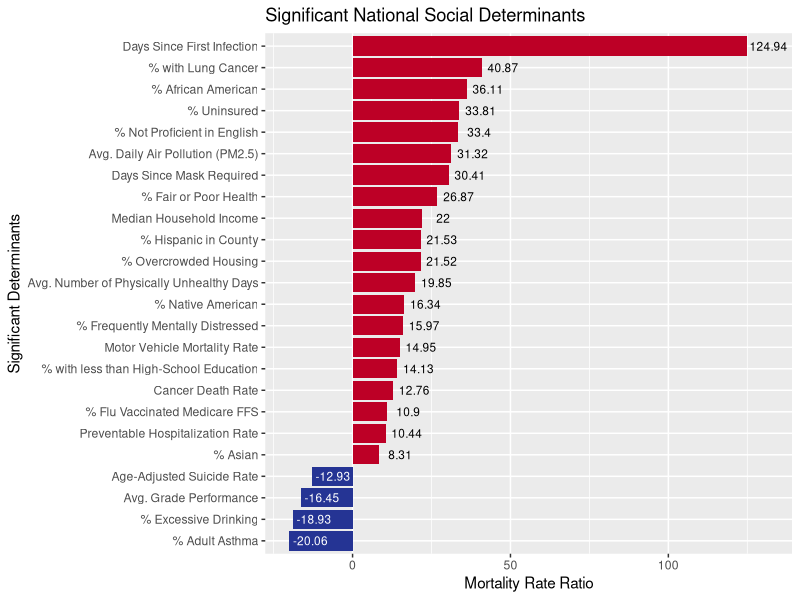
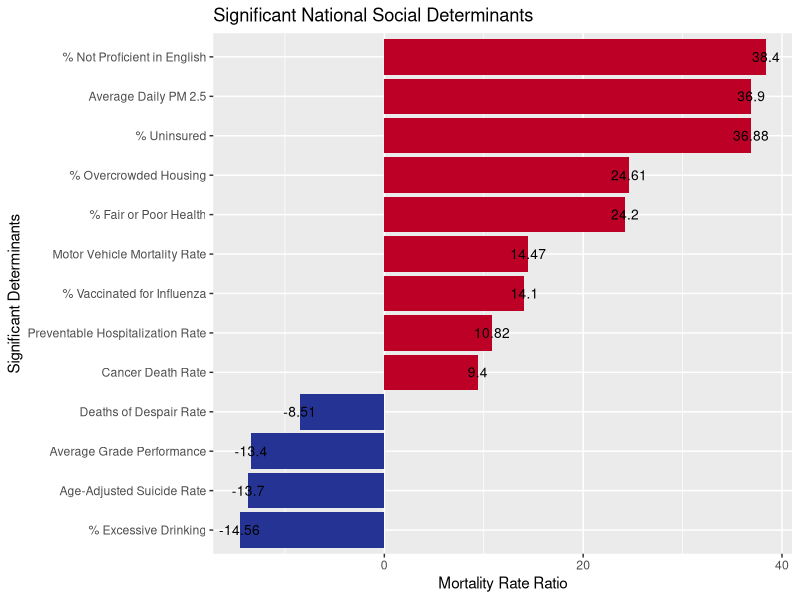
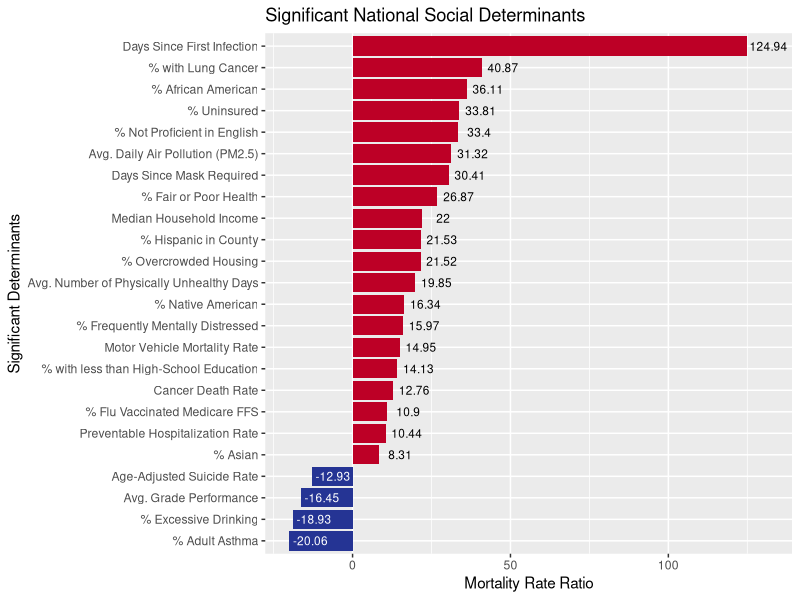

Generate these figures, in order, with R: (Note: this script raises an error after producing the figures.)
## ---- chunk 1
library(ggplot2)

#Avg. Daily Air Pollution (PM2.5)
#% Flu Vaccinated Medicare FFS

#create data frame with information from Table 2 of the paper
#Social_Determinants = siginificant national determinants
#Mortality_Rate_Ratio = % increase in COVID-19 mortality rate per standard deviation increase of coefficient
national.determinants <- data.frame(Social_Determinants  = c("Days Since First Infection", "% with Lung Cancer","% African American","Days Since Mask Required","Median Household Income","% Hispanic in County", "% Native American", "% with less than High-School Education" , "% Asian", "% Adult Asthma","% Uninsured","% Not Proficient in English", "Avg. Daily Air Pollution (PM2.5)", "% Fair or Poor Health", "% Overcrowded Housing", "Avg. Number of Physically Unhealthy Days","% Frequently Mentally Distressed","Motor Vehicle Mortality Rate", "Cancer Death Rate","% Flu Vaccinated Medicare FFS","Preventable Hospitalization Rate","Age-Adjusted Suicide Rate","Avg. Grade Performance","% Excessive Drinking"),
                                       Mortality_Rate_Ratio = c("124.94","40.87","36.11","30.41","22.00","21.53","16.34","14.13","8.31","-20.06","33.81","33.40","31.32","26.87","21.52","19.85","15.97","14.95","12.76","10.90","10.44","-12.93","-16.45","-18.93"))

#changes column Mortality_Rate_Ratio from character to numeric
national.determinants$Mortality_Rate_Ratio <- as.numeric(as.character(national.determinants$Mortality_Rate_Ratio))

#graph that does not order them in increasing order
#ggplot(national.determinants, aes(x=Social_Determinants, y=Mortality_Rate_Ratio)) + 
#  ggtitle("Significant National Social Determinants")+
#  xlab("Significant Determinants") +
#  ylab("Mortality Rate Ratio") +
#  geom_bar(stat = "identity")+ 
#  coord_flip()

#changes the order in which Social_Determinants appear
#highest to lowest value
national.determinants$Social_Determinants <- factor(national.determinants$Social_Determinants, levels = national.determinants$Social_Determinants[order(national.determinants$Mortality_Rate_Ratio)])

#graph of national determinants
#red = destructive determinant
#blue = protective determinant
# ggplot(national.determinants, aes(x=Social_Determinants, y=Mortality_Rate_Ratio)) + 
#   ggtitle("Significant National Social Determinants")+
#   xlab("Significant Determinants") +
#   ylab("Mortality Rate Ratio") +
#   geom_bar(stat = "identity",aes(fill = Mortality_Rate_Ratio<0)) + 
#   coord_flip() +
#   geom_text(aes(label=Mortality_Rate_Ratio), vjust=0.5,color="black", size=3.5) +
#   theme(legend.position='none') +
#   scale_fill_manual(values = c("#bd0026", "#253494")) 
 
 ggplot(national.determinants, aes(x=Social_Determinants, y=Mortality_Rate_Ratio)) +
   ggtitle("Significant National Social Determinants")+
   xlab("Significant Determinants") +
   ylab("Mortality Rate Ratio") +
   geom_bar(stat = "identity",aes(fill=Mortality_Rate_Ratio<0)) +
   coord_flip()+
   theme(legend.position='none')+
   scale_fill_manual(values = c("#bd0026", "#253494"))+
   geom_text(aes(label=Mortality_Rate_Ratio, colour =Mortality_Rate_Ratio <0), vjust=0.5, size=3, nudge_y = 6.75)+
   scale_colour_manual(values=c("#000000","#FFFFFF"))

#scale_color_manual(values = c("#c35442", "#2b517f"))

 
 
ggsave("determinants_coefficients.png")
## ---- chunk 2
library(ggplot2)

#create data frame with information from Table 2 of the paper
#Social_Determinants = siginificant national determinants
#Mortality_Rate_Ratio = % increase in COVID-19 mortality rate per standard deviation increase of coefficient
national.determinants <- data.frame(Social_Determinants  = c("% Not Proficient in English","Average Daily PM 2.5","% Uninsured","% Overcrowded Housing","% Fair or Poor Health","Motor Vehicle Mortality Rate","% Vaccinated for Influenza","Preventable Hospitalization Rate","Cancer Death Rate","Deaths of Despair Rate","Average Grade Performance","Age-Adjusted Suicide Rate","% Excessive Drinking"),
                                       Mortality_Rate_Ratio = c("38.40","36.90","36.88","24.61","24.20","14.47","14.10","10.82","9.40","-8.51","-13.4","-13.7","-14.56"))

#changes column Mortality_Rate_Ratio from character to numeric
national.determinants$Mortality_Rate_Ratio <- as.numeric(as.character(national.determinants$Mortality_Rate_Ratio))

#graph that does not order them in increasing order
#ggplot(national.determinants, aes(x=Social_Determinants, y=Mortality_Rate_Ratio)) + 
#  ggtitle("Significant National Social Determinants")+
#  xlab("Significant Determinants") +
#  ylab("Mortality Rate Ratio") +
#  geom_bar(stat = "identity")+ 
#  coord_flip()

#changes the order in which Social_Determinants appear
#highest to lowest value
national.determinants$Social_Determinants <- factor(national.determinants$Social_Determinants, levels = national.determinants$Social_Determinants[order(national.determinants$Mortality_Rate_Ratio)])

#graph but determinants' names overlap
#ggplot(national.determinants, aes(x=Social_Determinants, y=Mortality_Rate_Ratio)) + 
#  ggtitle("Significant National Social Determinants")+
#  xlab("Significant Determinants") +
#  ylab("Mortality Rate Ratio") +
#  geom_bar(stat = "identity")+ 
#  geom_text(aes(label=Mortality_Rate_Ratio), vjust=-0.3, size=3.5)

#graph of national determinants
#red = destructive determinant
#blue = protective determinant
ggplot(national.determinants, aes(x=Social_Determinants, y=Mortality_Rate_Ratio)) + 
  ggtitle("Significant National Social Determinants")+
  xlab("Significant Determinants") +
  ylab("Mortality Rate Ratio") +
  geom_bar(stat = "identity",aes(fill = Mortality_Rate_Ratio<0)) + 
  coord_flip() +
  geom_text(aes(label=Mortality_Rate_Ratio), vjust=0.5,color="black", size=3.5) +
  theme(legend.position='none') +
  scale_fill_manual(values = c("#bd0026", "#253494")) 
 
ggplot(GWAS_data, aes(x=Row.names, y=MRRX100)) +
   ggtitle("Significant National Social Determinants")+
   xlab("Significant Determinants") +
   ylab("Mortality Rate Ratio") +
   geom_bar(stat = "identity",aes(fill=MRRX100<0)) +
   coord_flip()+
   theme(legend.position='none')+
   scale_fill_manual(values = c("#bd0026", "#253494"))+
   geom_text(aes(label=MRRX100_round, colour =MRRX100 <0), vjust=0.5, size=3.5, nudge_y = 3)+
   scale_colour_manual(values=c("#000000","#FFFFFF"))


#scale_color_manual(values = c("#c35442", "#2b517f"))

ggsave("national_determinants.png")
## ---- chunk 3
library(ggplot2)

#create data frame with information from Table 1 of the paper
#Coefficientsdf = siginificant national coefficients from a high-risk control model
#Mortality_Rate_Ratio = % increase in COVID-19 mortality rate per standard deviation increase of coefficient
national.coefficients <- data.frame(Coefficientsdf  = c("Days Since First Infection", "% with Lung Cancer","% African American","Days Since Mask Required","Median Household Income","% Hispanic in County", "% Native American", "% with less than High-School Education" , "% Asian", "% Adult Asthma"),
                                       Mortality_Rate_Ratio = c("124.94","40.87","36.11","30.41","22.00","21.53","16.34","14.13","8.31","-20.06")) 

#changes column Mortality_Rate_Ratio from character to numeric
national.coefficients$Mortality_Rate_Ratio <- as.numeric(as.character(national.coefficients$Mortality_Rate_Ratio))

#changes the order in which Coefficientsdf appear
#highest to lowest value
national.coefficients$Coefficientsdf <- factor(national.coefficients$Coefficientsdf, levels = national.coefficients$Coefficientsdf[order(national.coefficients$Mortality_Rate_Ratio)])

#graph of national coefficients
#red = destructive determinant
#blue = protective determinant
# ggplot(national.coefficients, aes(x=Coefficientsdf , y=Mortality_Rate_Ratio)) + 
#   ggtitle("Significant National Coefficients")+
#   xlab("Significant Coefficients") +
#   ylab("Mortality Rate Ratio") +
#   geom_bar(stat = "identity",aes(fill = Mortality_Rate_Ratio<0)) + 
#   coord_flip() +
#   geom_text(aes(label=Mortality_Rate_Ratio), vjust=0.5,color="black", size=3.5) +
#   theme(legend.position='none') +
#   scale_fill_manual(values = c("#bd0026", "#253494")) 

ggplot(national.coefficients, aes(x=Coefficientsdf, y=Mortality_Rate_Ratio)) +
   ggtitle("Significant National Coefficients")+
   xlab("Significant Coefficients") +
   ylab("Mortality Rate Ratio") +
   geom_bar(stat = "identity",aes(fill=Mortality_Rate_Ratio<0)) +
   coord_flip()+
   theme(legend.position='none')+
   scale_fill_manual(values = c("#bd0026", "#253494"))+
   geom_text(aes(label=Mortality_Rate_Ratio, colour =Mortality_Rate_Ratio <0), vjust=0.5, size=3.5, nudge_y = 7.5)+
   scale_colour_manual(values=c("#000000","#FFFFFF"))


ggsave("national_coefficients.png")

## ---- chunk 4
library(plyr)
library(ggplot2)
library(dbplyr)
library(reshape2)
library(tidyr)

#states with not enough data: UT,VT,DE,ME,MD,MA,NH,NJ
#states that did not work with above code: AK,MI,RI,WY
prtdescombined = rbind(dataAL , dataAR,dataAZ,dataCA, dataCO, dataFL, dataGA, dataIA, dataID,dataIL,dataIN,dataKS, dataKY, dataLA, dataMI, dataMN, dataMO, dataMS, dataMT, dataNC, dataND, dataNE, dataNJ, dataNM, dataNY, dataOH,dataOK,dataOR,dataPA,dataSC,dataSD, dataTN,dataTX,dataVA,dataWA,dataWI,dataWV)

#Format
#Determinant Name
#line 1: determinant."name" created by subsetting the prtdescombined data frame witht the determinant name
#line 2: count."name" created by counting a p-value
#line 3: determinant."name" updated by combinding the older version of determinant."name" and count."name"

#Confirmed
determinant.confirmed = subset(prtdescombined, y == "Confirmed")
count.confirmed<- count(determinant.confirmed$x, "1.820609")
#countofconfirmed<- ldply(determinant.confirmed,function(c) sum(c=="1.519982"))
#frequency.confirmed = countofconfirmed[-c(2, 3),]
#determinant.confirmed$Frequency = frequency.confirmed$V1
determinant.confirmed<- cbind(determinant.confirmed, count.confirmed[,2, drop=FALSE])

#Active
determinant.active = subset(prtdescombined, y == "Active")
count.active<- count(determinant.active$x, "1.790520")
determinant.active<- cbind(determinant.active, count.active[,2, drop=FALSE])

#Case Fatality Ratio
determinant.case.fatality = subset(prtdescombined, y == "Case.Fatality_Ratio")
count.case.fatality<- count(determinant.case.fatality$x, "2.239948")
determinant.case.fatality<- cbind(determinant.case.fatality, count.case.fatality[,2, drop=FALSE])

#Teen Birth
determinant.teenbirth = subset(prtdescombined, y == "Teen Birth Rate")
count.teenbirth<- count(determinant.teenbirth$x, "1.5191014")
determinant.teenbirth<- cbind(determinant.teenbirth, count.teenbirth[,2, drop=FALSE])

#% Frequent Mental Distress
determinant.frequentmentaldistress = subset(prtdescombined, y == "% Frequent Mental Distress")
count.frequentmentaldistress<- count(determinant.frequentmentaldistress$x, "0.61055846")
determinant.frequentmentaldistress<- cbind(determinant.frequentmentaldistress, count.frequentmentaldistress[,2, drop=FALSE])

#data frame of combined sub data frames
significant.determinants.combined<-rbind(determinant.confirmed,determinant.active,determinant.case.fatality,determinant.teenbirth,determinant.frequentmentaldistress)

#combineddata$Frequency <- as.factor(as.character(combineddata$Frequency))

#graphofdeterminants <- ggplot(data=combineddata, aes(x=y, y=freq, fill=Effect on MRR)) +
#  geom_bar(stat = "identity", position="stack")+ 
#  coord_flip()
#graphofdeterminants

#Graph of all Determinants
ggplot(significant.determinants.combined) +
  geom_bar(aes(x = y, fill = `Effect on MRR`)) +
  ggtitle("Frequency of State GWAS Determinants") +
  xlab("Determinants") +
  ylab("Frequency") +
  coord_flip()

## ---- chunk 5
library(ggplot2)

#Format
#Determinant Name
#line 1: determinant."name" created by subsetting the prtdescombined data frame witht the determinant name
#line 2: count."name" created by counting a p-value
#line 3: determinant."name" updated by combinding the older version of determinant."name" and count."name"

#Incidence Rate
determinant.incidencerate = subset(prtdescombined, y == "Incidence_Rate")
count.incidencerate<- count(determinant.incidencerate$x, "2.74199053")
determinant.incidencerate<- cbind(determinant.incidencerate, count.incidencerate[,2, drop=FALSE])

#Case Fatality Ratio
determinant.case.fatality = subset(prtdescombined, y == "Case.Fatality_Ratio")
count.case.fatality<- count(determinant.case.fatality$x, "2.239948")
determinant.case.fatality<- cbind(determinant.case.fatality, count.case.fatality[,2, drop=FALSE])

#Confirmed
determinant.confirmed = subset(prtdescombined, y == "Confirmed")
count.confirmed<- count(determinant.confirmed$x, "1.820609")
determinant.confirmed<- cbind(determinant.confirmed, count.confirmed[,2, drop=FALSE])

#Active
determinant.active = subset(prtdescombined, y == "Active")
count.active<- count(determinant.active$x, "1.790520")
determinant.active<- cbind(determinant.active, count.active[,2, drop=FALSE])

#Longitutde
determinant.long = subset(prtdescombined, y == "Long_")
count.long<- count(determinant.long$x, "0.39590409")
determinant.long<- cbind(determinant.long, count.long[,2, drop=FALSE])

#% Not Proficient in English
determinant.notproficientinenglish = subset(prtdescombined, y == "% Not Proficient in English")
count.notproficientinenglish<- count(determinant.notproficientinenglish$x, "2.3443178")
determinant.notproficientinenglish<- cbind(determinant.notproficientinenglish, count.notproficientinenglish[,2, drop=FALSE])

#% Uninsured 1
determinant.uninsured_1 = subset(prtdescombined, y == "% Uninsured_1")
count.uninsured_1<- count(determinant.uninsured_1$x, "1.54717163")
determinant.uninsured_1<- cbind(determinant.uninsured_1, count.uninsured_1[,2, drop=FALSE])

#Income Ratio
determinant.incomeratio = subset(prtdescombined, y == "Income Ratio")
count.incomeratio<- count(determinant.incomeratio$x, "0.01679635")
determinant.incomeratio<- cbind(determinant.incomeratio, count.incomeratio[,2, drop=FALSE])

#% Female
determinant.female = subset(prtdescombined, y == "% Female")
count.female<- count(determinant.female$x, "2.0518989")
determinant.female<- cbind(determinant.female, count.female[,2, drop=FALSE])

#% Hispanic
determinant.hispanic = subset(prtdescombined, y == "% Hispanic")
count.hispanic<- count(determinant.hispanic$x, "1.667689")
determinant.hispanic<- cbind(determinant.hispanic, count.hispanic[,2, drop=FALSE])

#Average Daily PM2.5
determinant.averagedaily_pm2.5 = subset(prtdescombined, y == "Average Daily PM2.5")
count.averagedaily_pm2.5<- count(determinant.averagedaily_pm2.5$x, "3.03507631")
determinant.averagedaily_pm2.5<- cbind(determinant.averagedaily_pm2.5, count.averagedaily_pm2.5[,2, drop=FALSE])

#Prime_Pecent
determinant.prime_pecent = subset(prtdescombined, y == "prime_pecent")
count.prime_pecent<- count(determinant.prime_pecent$x, "0.6426303")
determinant.prime_pecent<- cbind(determinant.prime_pecent, count.prime_pecent[,2, drop=FALSE])

#data frame with combined determinants
top10significant.determinants<-rbind(determinant.incidencerate,determinant.case.fatality,determinant.confirmed,determinant.active,determinant.long,determinant.notproficientinenglish,determinant.uninsured_1,determinant.incomeratio,determinant.female,determinant.hispanic,determinant.averagedaily_pm2.5,determinant.prime_pecent)


#plot of top 12 significant determinants
ggplot(top10significant.determinants) +
  geom_bar(aes(x = y, fill = `Effect on MRR`)) +
  ggtitle("Frequency of Top 12 State GWAS Determinants") +
  xlab("Determinant Name") +
  ylab("Frequency") +
  coord_flip()
